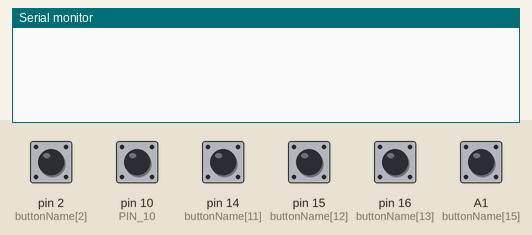
Simulated run of this sketch. Board: Arduino Leonardo, built with avr-gcc and run on an emulated ATmega32U4. Shown: the last lines printed to the serial monitor. Inputs (shaded band) come from the test bench; at power-on: A1 (buttonName[15]), pin 2 (buttonName[2]), pin 10 (PIN_10), pin 14 (buttonName[11]), pin 15 (buttonName[12]), pin 16 (buttonName[13]) HIGH. USB keyboard and mouse output is not drawn.

Above: at 1.2 s.
1.3 s: pin 2 (buttonName[2]) pulled LOW for 0.15 s
At 2.6 s:
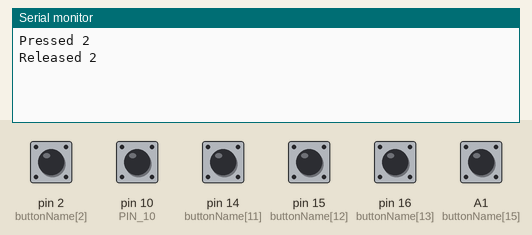
2.9 s: pin 14 (buttonName[11]) pulled LOW for 0.15 s
At 4.0 s:
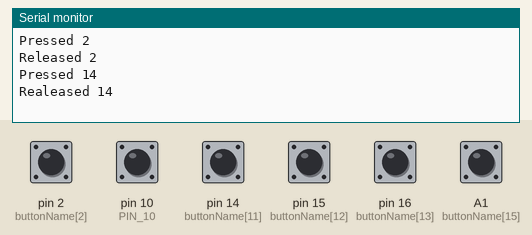
4.5 s: A1 (buttonName[15]) pulled LOW for 0.15 s
At 5.2 s:
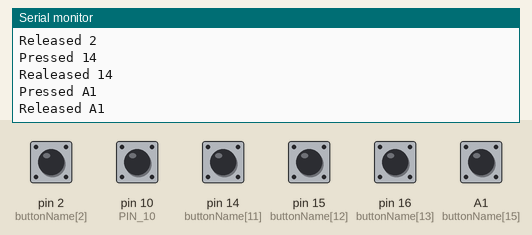
6.1 s: pin 10 (PIN_10) pulled LOW for 0.15 s
At 6.23 s:
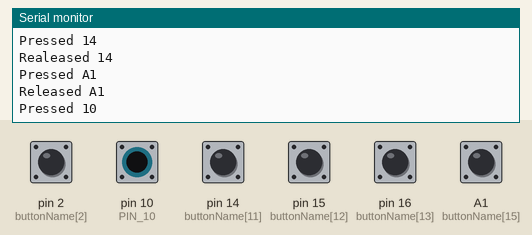
7.7 s: pin 15 (buttonName[12]) pulled LOW for 0.15 s
At 8.8 s:
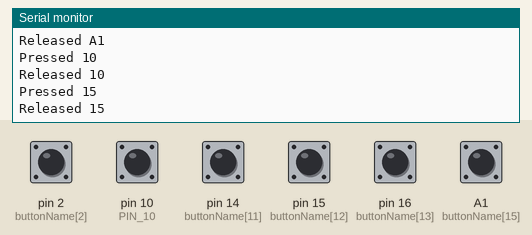
9.3 s: pin 16 (buttonName[13]) pulled LOW for 0.15 s
At 10.1 s:
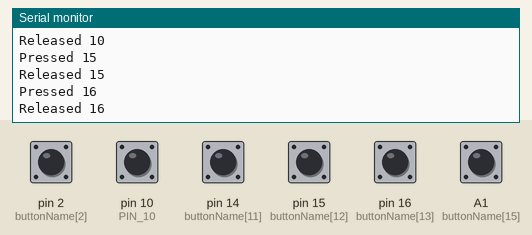
Timing chart, 0 to 11.9 s (numbered marks = the images above; inputs shaded):
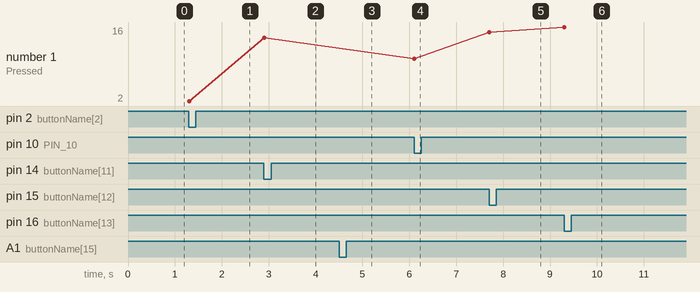

The sketch:

Button_Example.ino
```cpp
#include "Button_Debounce.h"
#include <Keyboard.h>


void setup() {
  buttonUsed[PIN_15] = true; //A
  buttonUsed[PIN_14] = true; //W
  buttonUsed[PIN_16] = true; //D
  buttonUsed[PIN_10] = true; //S

  buttonUsed[PIN_2] = true; //R-click
  buttonUsed[PIN_A1] = true; //L-click

  buttonUsed[PIN_15] = true;

  pullUp = true;
  buttonSetup();
  Serial.begin(9600);

  Keyboard.begin();

}

void loop() {
  int buttonCheck;

  buttonCheck = buttonDebounce(PIN_15);
  if (buttonCheck == 1)
  {
    Serial.println("Pressed 15");
    Keyboard.press('a');
  }
  else if (buttonCheck == 2)
  {
    Serial.println("Released 15");
    Keyboard.release('a');
  }

  buttonCheck = buttonDebounce(PIN_14);
  if (buttonCheck == 1)
  {
    Serial.println("Pressed 14");
    Keyboard.press('w');
  }
  else if (buttonCheck == 2)
  {
    Serial.println("Realeased 14");
    Keyboard.release('w');
  }

  buttonCheck = buttonDebounce(PIN_16);
  if (buttonCheck == 1)
  {
    Serial.println("Pressed 16");
    Keyboard.press('d');
  }
  else if (buttonCheck == 2)
  {
    Serial.println("Released 16");
    Keyboard.release('d');
  }

  buttonCheck = buttonDebounce(PIN_10);
  if (buttonCheck == 1)
  {
    Serial.println("Pressed 10");
    Keyboard.press('s');
  }
  else if (buttonCheck == 2)
  {
    Serial.println("Released 10");
    Keyboard.release('s');
  }

  buttonCheck = buttonDebounce(PIN_2);
  if (buttonCheck == 1)
  {
    Serial.println("Pressed 2");
  }
  else if (buttonCheck == 2)
  {
    Serial.println("Released 2");
  }

  buttonCheck = buttonDebounce(PIN_A1);
  if (buttonCheck == 1)
  {
    Serial.println("Pressed A1");
  }
  else if (buttonCheck == 2)
  {
    Serial.println("Released A1");
  }
  Keyboard.end();

}
```

Button_Debounce.h
```cpp
//definitions for our button states
#define BUTTON_UNPRESSED 0
#define BUTTON_WAIT 1
#define BUTTON_PRESSED 2

//these definitions help convert to the array values
#define PIN_0 0
#define PIN_1 1
#define PIN_2 2
#define PIN_3 3
#define PIN_4 4
#define PIN_5 5
#define PIN_6 6
#define PIN_7 7
#define PIN_8 8
#define PIN_9 9
#define PIN_10 10
#define PIN_14 11
#define PIN_15 12
#define PIN_16 13
#define PIN_A0 14
#define PIN_A1 15
#define PIN_A2 16
#define PIN_A3 17


unsigned int buttonName[18] = {0, 1, 2, 3, A6, 5, A7, 7, A8, A9, A10, 14, 15, 16, A0, A1, A2, A3}; //Used to convert from array number to pin number
unsigned char buttonState[18] = {0, 0, 0, 0, 0, 0, 0, 0, 0, 0, 0, 0, 0, 0, 0, 0, 0, 0};//Used to store the state fore each button sepperatly
unsigned long buttonTimer[18]; //used to store the timmer value for each button sepperately

//these values will be set to true for any pin being used for a button
bool buttonUsed[18] = {
  false, // pin 0
  false, // pin 1
  false, // pin 2
  false, // pin 3
  false, // pin A6
  false, // pin 5
  false, // pin A7
  false, // pin 7
  false, // pin A8
  false, // pin A9
  false, // pin A10
  false, // pin 14
  false, // pin 15
  false, // pin 16
  false, // pin A0
  false, // pin A1
  false, // pin A2
  false  // pin A3
};

//this will be set true if using a pull up configuration and false if using a pull down configuration
bool pullUp = true;

//this function is used to set up the button pins as inputs
void buttonSetup()
{
  for (int i = 0; i < 18; i++)//for all possible inputs
  {
    if (buttonUsed[i])//if this pin is being used for a button
    {
      if (pullUp)//if we are using a pull up configuration
      {
        pinMode(buttonName[i], INPUT_PULLUP);
      }
      else//pull down configuration
      {
        pinMode(buttonName[i], INPUT);
      }
    }
  }
}

//this function is used to flag a button. it will return a 1 one time when the button is pressed, a
//2 one time when the button is released and a 0 the rest of the time. A return of 0 is used to indicate
//dont care
int buttonDebounce(int pin)
{
  //switch case for button state control
  switch (buttonState[pin])
  {
    case BUTTON_UNPRESSED:

      if (digitalRead(buttonName[pin]) == !pullUp)//if the button is pressed
      {
        buttonState[pin] = BUTTON_WAIT;
        buttonTimer[pin] = millis();//start the timer
      }
      return 0;
      break;

    case BUTTON_WAIT:

      if (digitalRead(buttonName[pin]) == !pullUp)//if the button is pressed
      {
        if (millis() - buttonTimer[pin] >= 5)//if 5 milliseconds has passed
        {
          buttonState[pin] = BUTTON_PRESSED;
          return 1;
        }
        else
        {
          return 0;
        }
      }
      else//if the button is realeased
      {
        buttonState[pin] = BUTTON_UNPRESSED;
        return 0;
      }
      break;

    case BUTTON_PRESSED:

      if (digitalRead(buttonName[pin]) == !pullUp)//if the button is pressed
      {
        return 0;
      }
      else //if the button is released
      {
        buttonState[pin] = BUTTON_UNPRESSED;
        return 2;
      }
      break;
  }
}
```

Measured:
- after the input at 1.3 s, the serial monitor: prints a new line at once (image 1)
- after the input at 2.9 s, the serial monitor: prints a new line at once (image 2)
- after the input at 4.5 s, the serial monitor: prints a new line at once (image 3)
- after the input at 6.1 s, the serial monitor: prints a new line at once (image 4)
- after the input at 7.7 s, the serial monitor: prints a new line at once (image 5)
- after the input at 9.3 s, the serial monitor: prints a new line at once (image 6)
- plotted number 1: 2 → 14 after the input at 2.9 s, 14 → 10 after the input at 6.1 s, 10 → 15 after the input at 7.7 s, 15 → 16 after the input at 9.3 s
